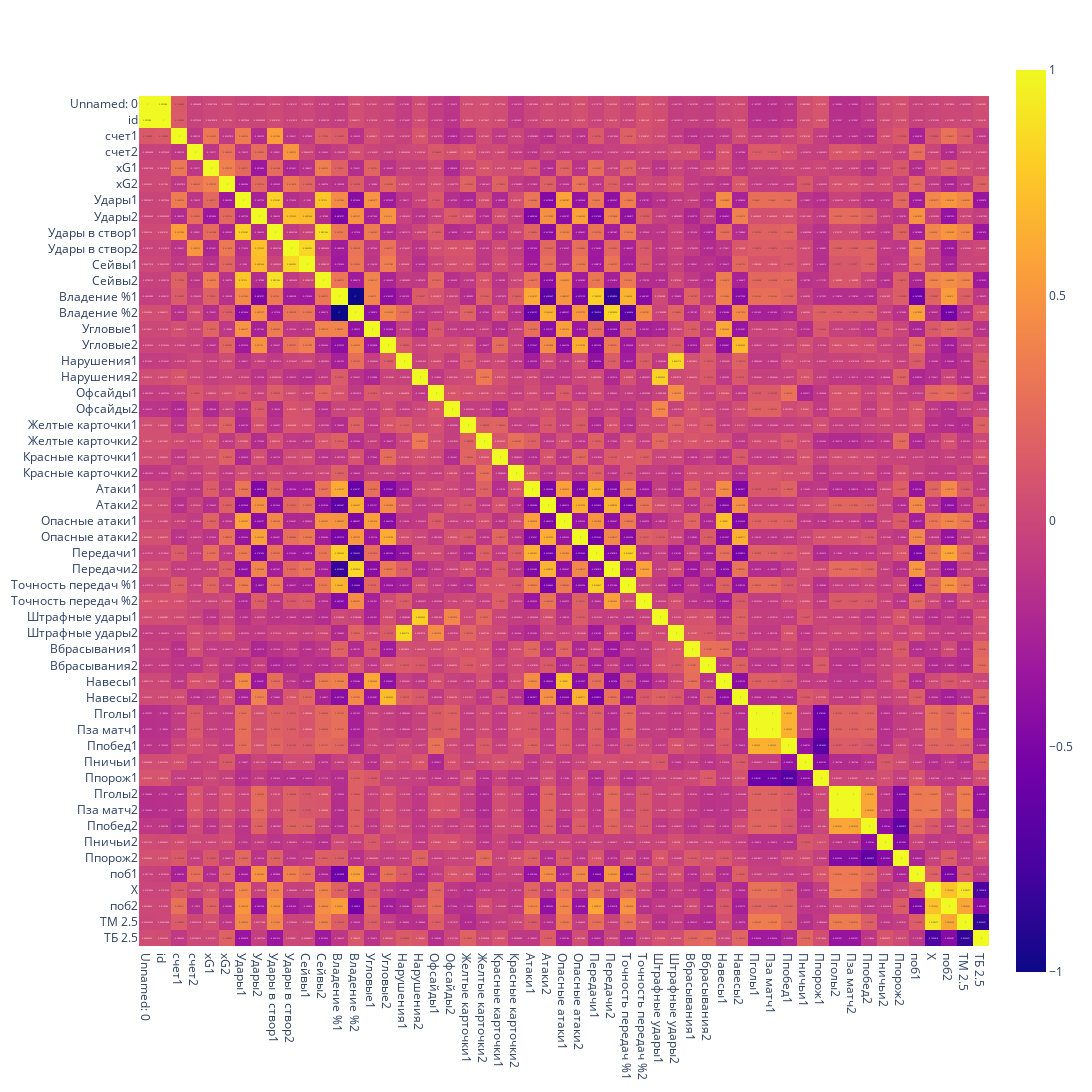

Here is the notebook cell this chart was saved with:
### Code cell
fig = px.imshow(
    data.corr(),
    text_auto=True,
    height=1200,
    width=1200
)
fig.show()

### Figure 1 — Plotly figure (JSON) as saved in the notebook; plotly's stock layout.template omitted (floating-point values rounded to 4 significant figures; data arrays with more than 128 entries replaced by an {"elided": "..."} marker saying what was removed)
{"data": [{"coloraxis": "coloraxis", "hovertemplate": "x: %{x}<br>y: %{y}<br>color: %{z}<extra></extra>", "name": "0", "texttemplate": "%{z}", "type": "heatmap", "x": ["Unnamed: 0", "id", "счет1", "счет2", "xG1", "xG2", "Удары1", "Удары2", "Удары в створ1", "Удары в створ2", "Сейвы1", "Сейвы2", "Владение %1", "Владение %2", "Угловые1", "Угловые2", "Нарушения1", "Нарушения2", "Офсайды1", "Офсайды2", "Желтые карточки1", "Желтые карточки2", "Красные карточки1", "Красные карточки2", "Атаки1", "Атаки2", "Опасные атаки1", "Опасные атаки2", "Передачи1", "Передачи2", "Точность передач %1", "Точность передач %2", "Штрафные удары1", "Штрафные удары2", "Вбрасывания1", "Вбрасывания2", "Навесы1", "Навесы2", "Пголы1", "Пза матч1", "Ппобед1", "Пничьи1", "Ппорож1", "Пголы2", "Пза матч2", "Ппобед2", "Пничьи2", "Ппорож2", "поб1", "X", "поб2", "ТМ 2.5", "ТБ 2.5"], "xaxis": "x", "y": ["Unnamed: 0", "id", "счет1", "счет2", "xG1", "xG2", "Удары1", "Удары2", "Удары в створ1", "Удары в створ2", "Сейвы1", "Сейвы2", "Владение %1", "Владение %2", "Угловые1", "Угловые2", "Нарушения1", "Нарушения2", "Офсайды1", "Офсайды2", "Желтые карточки1", "Желтые карточки2", "Красные карточки1", "Красные карточки2", "Атаки1", "Атаки2", "Опасные атаки1", "Опасные атаки2", "Передачи1", "Передачи2", "Точность передач %1", "Точность передач %2", "Штрафные удары1", "Штрафные удары2", "Вбрасывания1", "Вбрасывания2", "Навесы1", "Навесы2", "Пголы1", "Пза матч1", "Ппобед1", "Пничьи1", "Ппорож1", "Пголы2", "Пза матч2", "Ппобед2", "Пничьи2", "Ппорож2", "поб1", "X", "поб2", "ТМ 2.5", "ТБ 2.5"], "yaxis": "y", "z": {"elided": "53x53 float values"}}], "layout": {"coloraxis": {"colorscale": [[0, "#0d0887"], [0.1111, "#46039f"], [0.2222, "#7201a8"], [0.3333, "#9c179e"], [0.4444, "#bd3786"], [0.5556, "#d8576b"], [0.6667, "#ed7953"], [0.7778, "#fb9f3a"], [0.8889, "#fdca26"], [1, "#f0f921"]]}, "height": 1200, "margin": {"t": 60}, "width": 1200, "xaxis": {"anchor": "y", "constrain": "domain", "domain": [0, 1], "scaleanchor": "y"}, "yaxis": {"anchor": "x", "autorange": "reversed", "constrain": "domain", "domain": [0, 1]}}}
